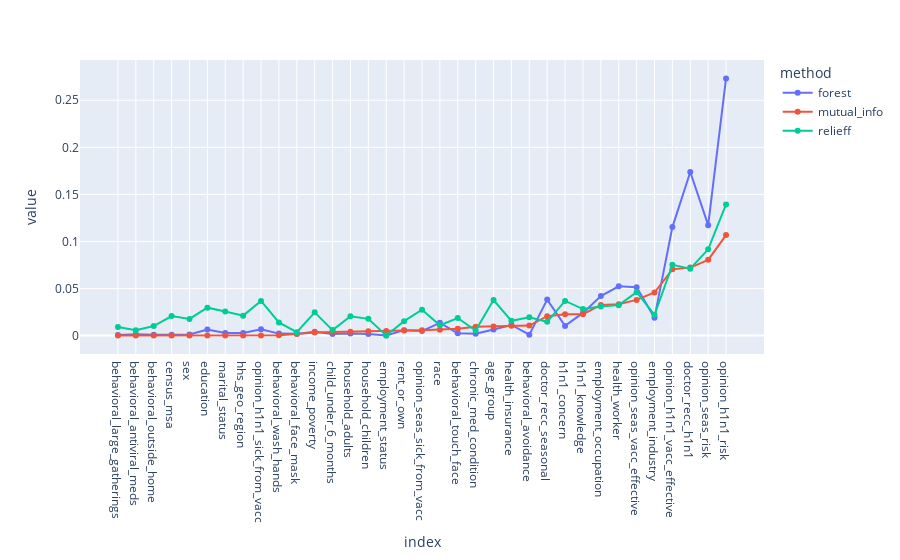

The cell this chart's notebook holds for it:
### Code cell
fig = px.line(big_df['h1n1_vaccine'].sort_values('mutual_info').drop('matthews_corr', axis=1), markers=True)
fig.show()

### Figure 1 — Plotly figure (JSON) as saved in the notebook; plotly's stock layout.template omitted (floating-point values rounded to 4 significant figures)
{"data": [{"hovertemplate": "method=forest<br>index=%{x}<br>value=%{y}<extra></extra>", "legendgroup": "forest", "line": {"color": "#636efa", "dash": "solid"}, "marker": {"symbol": "circle"}, "mode": "lines+markers", "name": "forest", "orientation": "v", "showlegend": true, "type": "scatter", "x": ["behavioral_large_gatherings", "behavioral_antiviral_meds", "behavioral_outside_home", "census_msa", "sex", "education", "marital_status", "hhs_geo_region", "opinion_h1n1_sick_from_vacc", "behavioral_wash_hands", "behavioral_face_mask", "income_poverty", "child_under_6_months", "household_adults", "household_children", "employment_status", "rent_or_own", "opinion_seas_sick_from_vacc", "race", "behavioral_touch_face", "chronic_med_condition", "age_group", "health_insurance", "behavioral_avoidance", "doctor_recc_seasonal", "h1n1_concern", "h1n1_knowledge", "employment_occupation", "health_worker", "opinion_seas_vacc_effective", "employment_industry", "opinion_h1n1_vacc_effective", "doctor_recc_h1n1", "opinion_seas_risk", "opinion_h1n1_risk"], "xaxis": "x", "y": [0.0005568, 0.001323, 0.0007728, 0.0009335, 0.001073, 0.006378, 0.002819, 0.002823, 0.006591, 0.002059, 0.001787, 0.004028, 0.001668, 0.00206, 0.001565, 0, 0.005734, 0.004729, 0.01356, 0.002311, 0.001948, 0.006508, 0.01128, 0.0009445, 0.03817, 0.01022, 0.02405, 0.04203, 0.05229, 0.05127, 0.01899, 0.1152, 0.1738, 0.1173, 0.2732], "yaxis": "y"}, {"hovertemplate": "method=mutual_info<br>index=%{x}<br>value=%{y}<extra></extra>", "legendgroup": "mutual_info", "line": {"color": "#EF553B", "dash": "solid"}, "marker": {"symbol": "circle"}, "mode": "lines+markers", "name": "mutual_info", "orientation": "v", "showlegend": true, "type": "scatter", "x": ["behavioral_large_gatherings", "behavioral_antiviral_meds", "behavioral_outside_home", "census_msa", "sex", "education", "marital_status", "hhs_geo_region", "opinion_h1n1_sick_from_vacc", "behavioral_wash_hands", "behavioral_face_mask", "income_poverty", "child_under_6_months", "household_adults", "household_children", "employment_status", "rent_or_own", "opinion_seas_sick_from_vacc", "race", "behavioral_touch_face", "chronic_med_condition", "age_group", "health_insurance", "behavioral_avoidance", "doctor_recc_seasonal", "h1n1_concern", "h1n1_knowledge", "employment_occupation", "health_worker", "opinion_seas_vacc_effective", "employment_industry", "opinion_h1n1_vacc_effective", "doctor_recc_h1n1", "opinion_seas_risk", "opinion_h1n1_risk"], "xaxis": "x", "y": [0, 0, 0, 0, 0, 0, 0, 0, 0, 0.0004404, 0.001556, 0.003251, 0.003725, 0.003942, 0.004572, 0.004772, 0.005269, 0.005696, 0.006271, 0.00729, 0.009389, 0.009596, 0.01036, 0.01064, 0.02058, 0.02263, 0.0227, 0.03254, 0.0332, 0.0379, 0.04569, 0.07032, 0.07219, 0.08044, 0.1067], "yaxis": "y"}, {"hovertemplate": "method=relieff<br>index=%{x}<br>value=%{y}<extra></extra>", "legendgroup": "relieff", "line": {"color": "#00cc96", "dash": "solid"}, "marker": {"symbol": "circle"}, "mode": "lines+markers", "name": "relieff", "orientation": "v", "showlegend": true, "type": "scatter", "x": ["behavioral_large_gatherings", "behavioral_antiviral_meds", "behavioral_outside_home", "census_msa", "sex", "education", "marital_status", "hhs_geo_region", "opinion_h1n1_sick_from_vacc", "behavioral_wash_hands", "behavioral_face_mask", "income_poverty", "child_under_6_months", "household_adults", "household_children", "employment_status", "rent_or_own", "opinion_seas_sick_from_vacc", "race", "behavioral_touch_face", "chronic_med_condition", "age_group", "health_insurance", "behavioral_avoidance", "doctor_recc_seasonal", "h1n1_concern", "h1n1_knowledge", "employment_occupation", "health_worker", "opinion_seas_vacc_effective", "employment_industry", "opinion_h1n1_vacc_effective", "doctor_recc_h1n1", "opinion_seas_risk", "opinion_h1n1_risk"], "xaxis": "x", "y": [0.008995, 0.005678, 0.01009, 0.0207, 0.01767, 0.02961, 0.02557, 0.02117, 0.03676, 0.01392, 0.003511, 0.02465, 0.005795, 0.02055, 0.01775, 0, 0.01532, 0.02741, 0.01093, 0.0186, 0.005282, 0.03776, 0.01564, 0.01947, 0.01463, 0.03676, 0.02812, 0.03089, 0.03231, 0.04602, 0.02187, 0.07516, 0.07099, 0.09161, 0.1393], "yaxis": "y"}], "layout": {"legend": {"title": {"text": "method"}, "tracegroupgap": 0}, "margin": {"t": 60}, "xaxis": {"anchor": "y", "domain": [0, 1], "title": {"text": "index"}}, "yaxis": {"anchor": "x", "domain": [0, 1], "title": {"text": "value"}}}}
